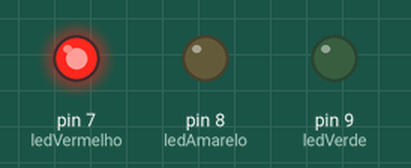
Simulated run of this sketch. Board: Arduino Uno, built with avr-gcc and run on an emulated ATmega328P. On the bench: output pins drawn as LEDs (lit = HIGH).

Above: at 0.5 s.
At 2.5 s:
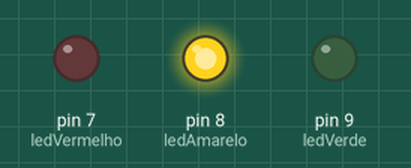
At 4.5 s:
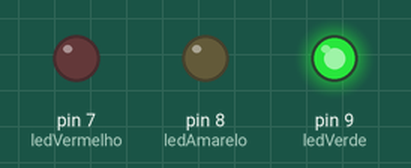
At 5.5 s:
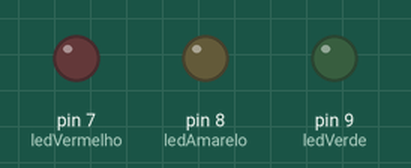
Timing chart, 0 to 7.8 s (numbered marks = the images above):
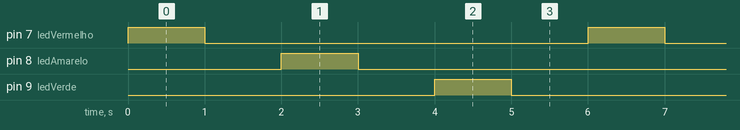

The sketch:

3-piscandoLedComFuncoes.ino
```cpp
int ledVermelho = 7;
int ledAmarelo = 8;
int ledVerde = 9;

void setup() {
  pinMode(ledVermelho, OUTPUT);
  pinMode(ledAmarelo, OUTPUT);
  pinMode(ledVerde, OUTPUT);
}

void loop() {
  piscaLed(ledVermelho);
  piscaLed(ledAmarelo);
  piscaLed(ledVerde);
}

void piscaLed(int led){
  digitalWrite(led, HIGH);
  delay(1000);
  digitalWrite(led, LOW);
  delay(1000);
}
```

Measured:
- by itself, pin 7 (ledVermelho), pin 8 (ledAmarelo), pin 9 (ledVerde): alternates HIGH for 1.0 s and LOW for 5.0 s
- by itself, everything shown: repeats every 6.0 s, in 6 steps
